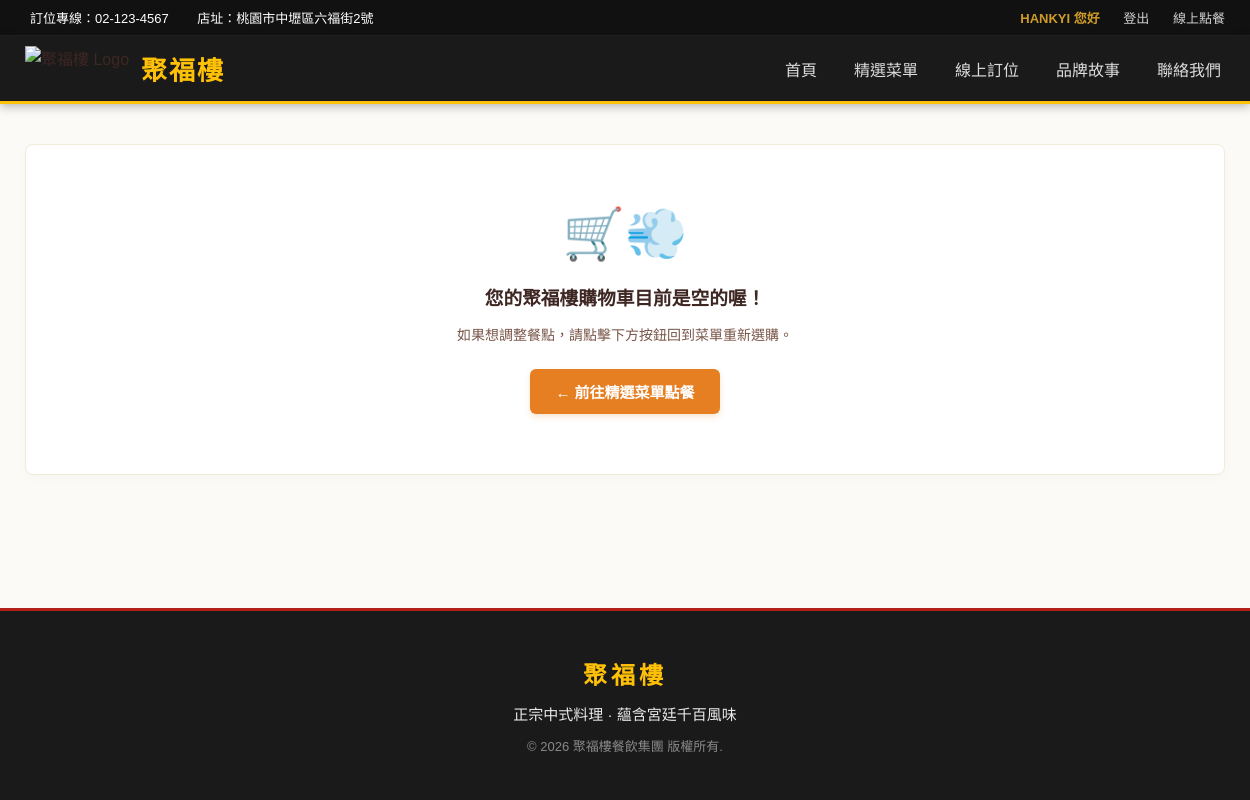
The page /view_cart/ (signed in) on the database as committed earlier.
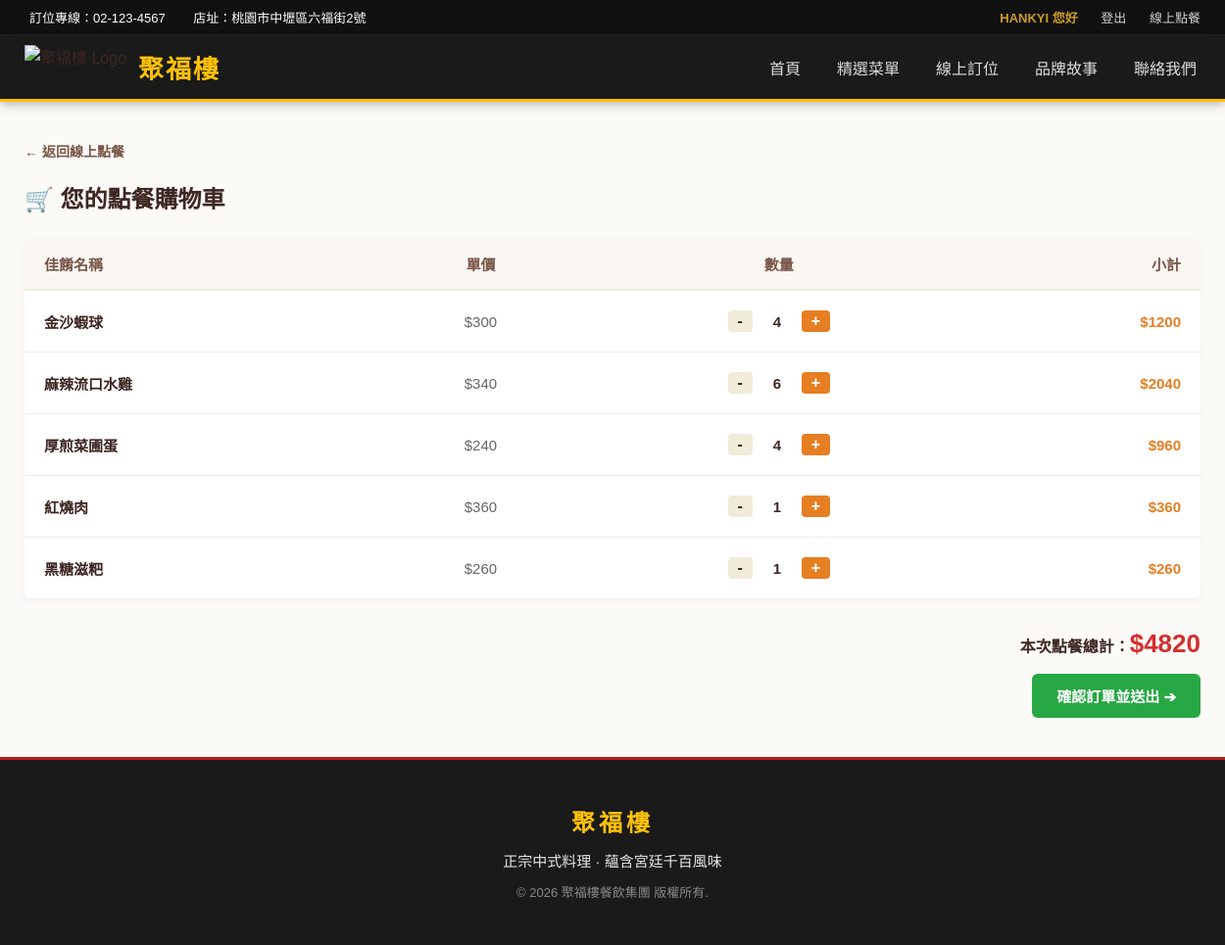
The same page on the database as committed later.
### myapp/models.py (models this page shows, shortened)
class CartItem(models.Model):
    member =models.ForeignKey(CustomMember,on_delete=models.CASCADE,verbose_name="會員")
    item = models.ForeignKey(Dish,on_delete=models.CASCADE,verbose_name="餐點")
    quantity=models.PositiveIntegerField(default=1,verbose_name="數量")
    created_at = models.DateTimeField(auto_now_add=True)

class Dish(models.Model):
    name = models.CharField(max_length=100)
    price = models.IntegerField()
    image = models.ImageField(upload_to='dishes/', default='dishes/default.jpg')
    spicy_level = models.IntegerField(default=0, verbose_name="辣度等級")
    description = models.TextField(blank=True, null=True, verbose_name="介紹")
    is_recommended = models.BooleanField(default=False, verbose_name="主廚推薦")
    CATEGORY_CHOICES = [
        ('appetizer', '開胃菜'),
        ('meat', '肉類'),
        ('seafood', '海鮮'),
        ('vegetarian', '素食'),
        ('soup', '湯品'),
        ('dessert','甜點'),
        ('rice_and_noodles', '飯類和麵類'),
        ('egg_and_tofu', '蛋類和豆腐類'),
    ]
    category = models.CharField(max_length=50, choices=CATEGORY_CHOICES, default='appetizer', verbose_name="分類")
    is_available = models.BooleanField(default=True, verbose_name="是否供應") # 點餐功能需要這個
    class Meta:
        verbose_name = "菜色"
        verbose_name_plural = "菜單管理"
    category = models.CharField(
        max_length=20,
        choices=CATEGORY_CHOICES,
        default='all',
        verbose_name="網頁分類標籤"
    )

### myapp/views.py (the view)
# urls.py: path('view_cart/',views.view_cart,name='view_cart'),
def view_cart(request):
    member_id = request.session.get('member_id')
    if not member_id:
        return redirect('user_login')
    member_name = None
    try:
        member = CustomMember.objects.get(id=member_id)
        if member.last_name or member.first_name:
            member_name = f"{member.last_name}{member.first_name}"
        else:
            member_name = member.username
    except CustomMember.DoesNotExist:
        pass
    cart_items = CartItem.objects.filter(member_id=member_id)
    for item in cart_items:
        item.subtotal = item.item.price * item.quantity
    total_amount = sum(cart_item.item.price * cart_item.quantity for cart_item in cart_items)
    context = {
        'cart_items': cart_items,
        'total_amount': total_amount,
        'member_name': member_name,
        'is_login': True if member_name else False
    }
    return render(request, 'view_cart.html', context)

### templates/view_cart.html (shortened to what this page needs)
{% extends 'base.html' %}
{% load static %}
{% block extra_css %}
<link rel="stylesheet" href="{% static 'css/order_online.css' %}">
{% endblock %}
{% block content %}
<div class="cart-container">
    {% if cart_items %}
        <div class="back-to-menu">
            <a href="{% url 'order_online' %}">← 返回線上點餐</a>
        </div>
        <h2 class="cart-title">🛒 您的點餐購物車</h2>
        <table class="cart-table">
            <thead>
                <tr>
                    <th>佳餚名稱</th>
                    <th class="text-center">單價</th>
                    <th class="text-center">數量</th>
                    <th class="text-right">小計</th>
                </tr>
            </thead>
            <tbody>
                {% for item in cart_items %}
                <tr>
                    <td class="dish-name">{{ item.item.name }}</td>
                    <td class="text-center dish-price">${{ item.item.price }}</td>
                    <td class="text-center">
                        <div class="quantity-controller" style="display: flex; align-items: center; justify-content: center; gap: 10px;">
                            <a href="{% url 'update_cart_quantity' item.item.id 'decrease' %}"
                            class="btn-qty-minus"
                            style="text-decoration: none; background: #f1ebd9; color: #3e2723; padding: 2px 10px; border-radius: 4px; font-weight: bold; font-size: 16px;">
                                -
                            </a>
                            <span style="font-weight: bold; min-width: 30px; display: inline-block;">{{ item.quantity }}</span>
                            <a href="{% url 'update_cart_quantity' item.item.id 'increase' %}"
                            class="btn-qty-plus"
                            style="text-decoration: none; background: #e67e22; color: white; padding: 2px 10px; border-radius: 4px; font-weight: bold; font-size: 16px;">
                                +
                            </a>
                        </div> </td> <td class="text-right dish-subtotal">${{ item.subtotal }}</td>
                </tr>
                {% endfor %}
            </tbody>
        </table>
        <div class="cart-summary-area">
            <div class="cart-total">
                本次點餐總計：<span class="total-price-text">${{ total_amount }}</span>
            </div>
            <form action="{% url 'checkout' %}" method="POST" class="checkout-form">
                <button type="submit" class="btn-checkout">
                    確認訂單並送出 ➔
                </button>
            </form>
        </div>
    {% else %}
        <div class="cart-empty-box">
            <div class="empty-icon">🛒💨</div>
            <h3>您的聚福樓購物車目前是空的喔！</h3>
            <p>如果想調整餐點，請點擊下方按鈕回到菜單重新選購。</p>
            <a href="{% url 'order_online' %}" class="btn-go-order">
                ← 前往精選菜單點餐
            </a>
        </div>
    {% endif %}
</div>
{% endblock %}

Rows that differ between the two databases and show on the page:
added CartItem: item.name "金沙蝦球", item.price "300", quantity "4", subtotal "1200"
added CartItem: item.name "麻辣流口水雞", item.price "340", quantity "6", subtotal "2040"
added CartItem: item.name "厚煎菜圃蛋", item.price "240", quantity "4", subtotal "960"
added CartItem: item.name "紅燒肉", item.price "360", quantity "1", subtotal "360"
added CartItem: item.name "黑糖滋粑", item.price "260", quantity "1", subtotal "260"
Other text that changed with them:
{{ total_amount }}: (not shown) → "4820"
text no longer shown: "🛒💨 您的聚福樓購物車目前是空的喔！ 如果想調整餐點，請點擊下方按鈕回到菜單重新選購。 ← 前往精選菜單點餐"
text now shown: "← 返回線上點餐 🛒 您的點餐購物車 佳餚名稱 單價 數量 小計 本次點餐總計： $ 確認訂單並送出 ➔"
